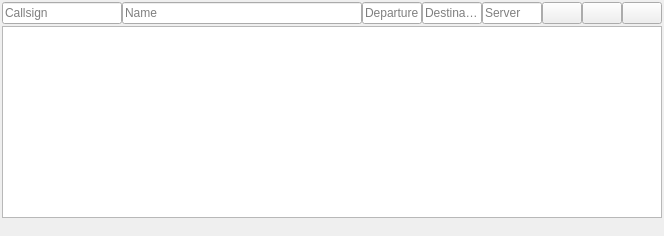
       <widget class="QWidget" name="tabOnlineClientSearch">
        <attribute name="title">
         <string>Online Clients</string>
        </attribute>
        <attribute name="toolTip">
         <string>Search for online network clients/aircraft</string>
        </attribute>
        <layout class="QVBoxLayout" name="verticalLayout_23">
         <property name="spacing">
          <number>2</number>
         </property>
         <property name="leftMargin">
          <number>2</number>
         </property>
         <property name="topMargin">
          <number>2</number>
         </property>
         <property name="rightMargin">
          <number>2</number>
         </property>
         <property name="bottomMargin">
          <number>2</number>
         </property>
         <item>
          <layout class="QHBoxLayout" name="horizontalLayoutOnlineClient">
           <property name="spacing">
            <number>0</number>
           </property>
           <item>
            <widget class="QLineEdit" name="lineEditOnlineClientCallsign">
             <property name="sizePolicy">
              <sizepolicy hsizetype="Expanding" vsizetype="Fixed">
               <horstretch>2</horstretch>
               <verstretch>0</verstretch>
              </sizepolicy>
             </property>
             <property name="toolTip">
              <string>Client Callsign</string>
             </property>
             <property name="statusTip">
              <string>Client Callsign</string>
             </property>
             <property name="placeholderText">
              <string>Callsign</string>
             </property>
             <property name="clearButtonEnabled">
              <bool>true</bool>
             </property>
            </widget>
           </item>
           <item>
            <widget class="QLineEdit" name="lineEditOnlineClientName">
             <property name="sizePolicy">
              <sizepolicy hsizetype="Expanding" vsizetype="Fixed">
               <horstretch>4</horstretch>
               <verstretch>0</verstretch>
              </sizepolicy>
             </property>
             <property name="toolTip">
              <string>Client Name</string>
             </property>
             <property name="statusTip">
              <string>Client Name</string>
             </property>
             <property name="placeholderText">
              <string>Name</string>
             </property>
             <property name="clearButtonEnabled">
              <bool>true</bool>
             </property>
            </widget>
           </item>
           <item>
            <widget class="QLineEdit" name="lineEditOnlineClientDeparture">
             <property name="sizePolicy">
              <sizepolicy hsizetype="Expanding" vsizetype="Fixed">
               <horstretch>1</horstretch>
               <verstretch>0</verstretch>
              </sizepolicy>
             </property>
             <property name="toolTip">
              <string>Departure airport ident</string>
             </property>
             <property name="statusTip">
              <string>Departure airport ident</string>
             </property>
             <property name="placeholderText">
              <string comment="Online Client Departure">Departure</string>
             </property>
             <property name="clearButtonEnabled">
              <bool>true</bool>
             </property>
            </widget>
           </item>
           <item>
            <widget class="QLineEdit" name="lineEditOnlineClientDestination">
             <property name="sizePolicy">
              <sizepolicy hsizetype="Expanding" vsizetype="Fixed">
               <horstretch>1</horstretch>
               <verstretch>0</verstretch>
              </sizepolicy>
             </property>
             <property name="toolTip">
              <string>Destination airport ident</string>
             </property>
             <property name="statusTip">
              <string>Destination airport ident</string>
             </property>
             <property name="placeholderText">
              <string>Destination</string>
             </property>
             <property name="clearButtonEnabled">
              <bool>true</bool>
             </property>
            </widget>
           </item>
           <item>
            <widget class="QLineEdit" name="lineEditOnlineClientServer">
             <property name="sizePolicy">
              <sizepolicy hsizetype="Expanding" vsizetype="Fixed">
               <horstretch>1</horstretch>
               <verstretch>0</verstretch>
              </sizepolicy>
             </property>
             <property name="toolTip">
              <string>Network server</string>
             </property>
             <property name="statusTip">
              <string>Network server</string>
             </property>
             <property name="placeholderText">
              <string>Server</string>
             </property>
             <property name="clearButtonEnabled">
              <bool>true</bool>
             </property>
            </widget>
           </item>
           <item>
            <widget class="QPushButton" name="pushButtonOnlineClientSearchReset">
             <property name="toolTip">
              <string>Clear all search filters</string>
             </property>
             <property name="statusTip">
              <string>Clear all search filters</string>
             </property>
             <property name="text">
              <string/>
             </property>
             <property name="icon">
              <iconset resource="../../littlenavmap.qrc">
               <normaloff>:/littlenavmap/resources/icons/clear.svg</normaloff>:/littlenavmap/resources/icons/clear.svg</iconset>
             </property>
            </widget>
           </item>
           <item>
            <widget class="QPushButton" name="pushButtonOnlineClientSearchClearSelection">
             <property name="toolTip">
              <string>Clear selection and delete highlights on the map</string>
             </property>
             <property name="statusTip">
              <string>Clear selection and delete highlights on the map</string>
             </property>
             <property name="text">
              <string/>
             </property>
             <property name="icon">
              <iconset resource="../../littlenavmap.qrc">
               <normaloff>:/littlenavmap/resources/icons/clearselection.svg</normaloff>:/littlenavmap/resources/icons/clearselection.svg</iconset>
             </property>
            </widget>
           </item>
           <item>
            <widget class="QPushButton" name="pushButtonOnlineClientHelpSearch">
             <property name="toolTip">
              <string>Show help for the navaid search tab</string>
             </property>
             <property name="statusTip">
              <string>Show help for the navaid search tab</string>
             </property>
             <property name="text">
              <string/>
             </property>
             <property name="icon">
              <iconset resource="../../littlenavmap.qrc">
               <normaloff>:/littlenavmap/resources/icons/help.svg</normaloff>:/littlenavmap/resources/icons/help.svg</iconset>
             </property>
            </widget>
           </item>
          </layout>
         </item>
         <item>
          <widget class="QTableView" name="tableViewOnlineClientSearch">
           <property name="minimumSize">
            <size>
             <width>0</width>
             <height>20</height>
            </size>
           </property>
           <property name="font">
            <font>
             <pointsize>9</pointsize>
            </font>
           </property>
           <property name="contextMenuPolicy">
            <enum>Qt::CustomContextMenu</enum>
           </property>
           <property name="editTriggers">
            <set>QAbstractItemView::NoEditTriggers</set>
           </property>
           <property name="tabKeyNavigation">
            <bool>false</bool>
           </property>
           <property name="showDropIndicator" stdset="0">
            <bool>false</bool>
           </property>
           <property name="dragDropOverwriteMode">
            <bool>false</bool>
           </property>
           <property name="alternatingRowColors">
            <bool>true</bool>
           </property>
           <property name="selectionBehavior">
            <enum>QAbstractItemView::SelectRows</enum>
           </property>
           <property name="horizontalScrollMode">
            <enum>QAbstractItemView::ScrollPerPixel</enum>
           </property>
           <property name="sortingEnabled">
            <bool>true</bool>
           </property>
           <property name="wordWrap">
            <bool>false</bool>
           </property>
           <attribute name="horizontalHeaderMinimumSectionSize">
            <number>3</number>
           </attribute>
           <attribute name="verticalHeaderCascadingSectionResizes">
            <bool>true</bool>
           </attribute>
          </widget>
         </item>
         <item>
          <widget class="QLabel" name="labelOnlineClientSearchStatus">
           <property name="text">
            <string/>
           </property>
           <property name="wordWrap">
            <bool>true</bool>
           </property>
           <property name="textInteractionFlags">
            <set>Qt::TextSelectableByMouse</set>
           </property>
          </widget>
         </item>
        </layout>
       </widget>
